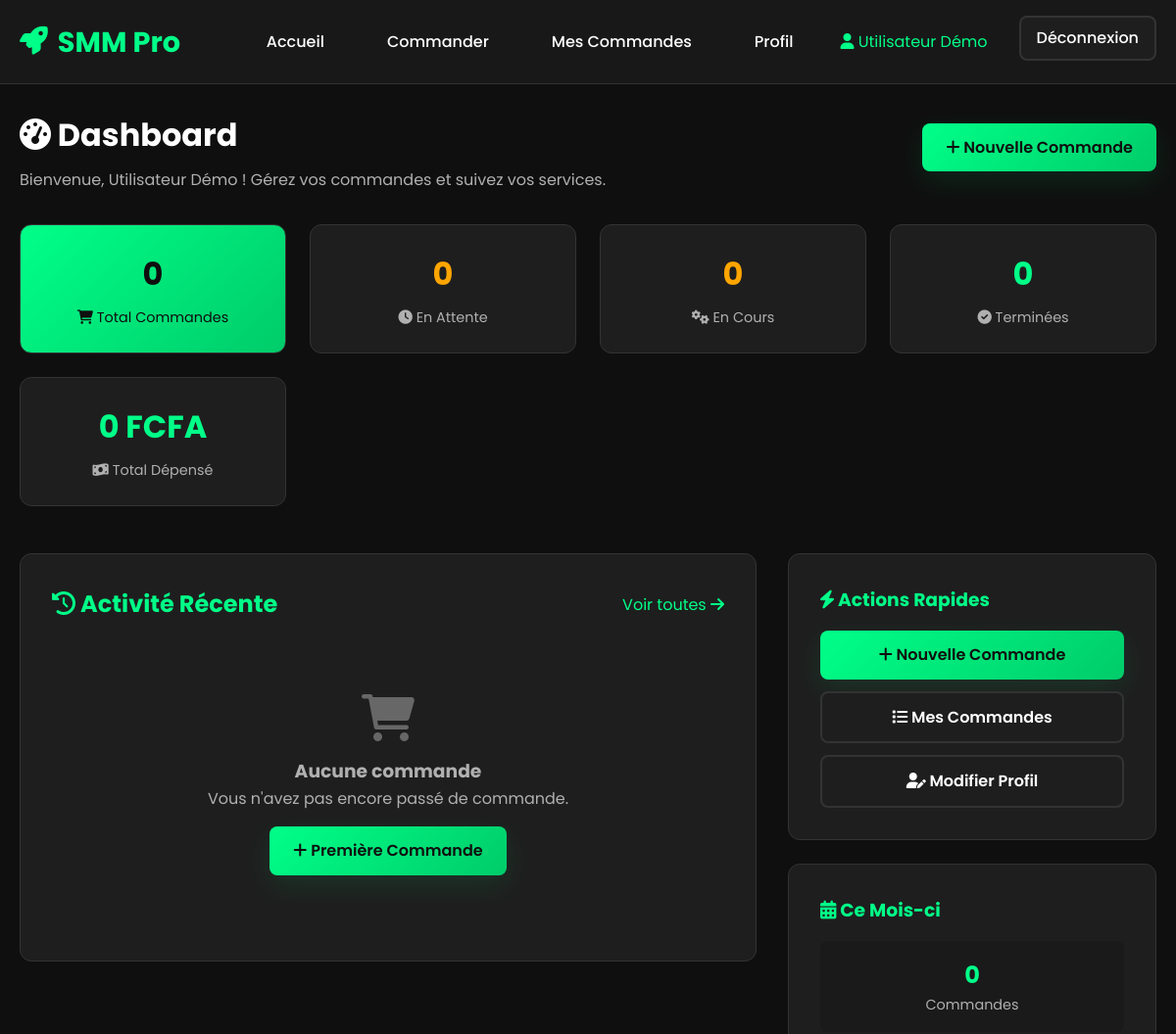
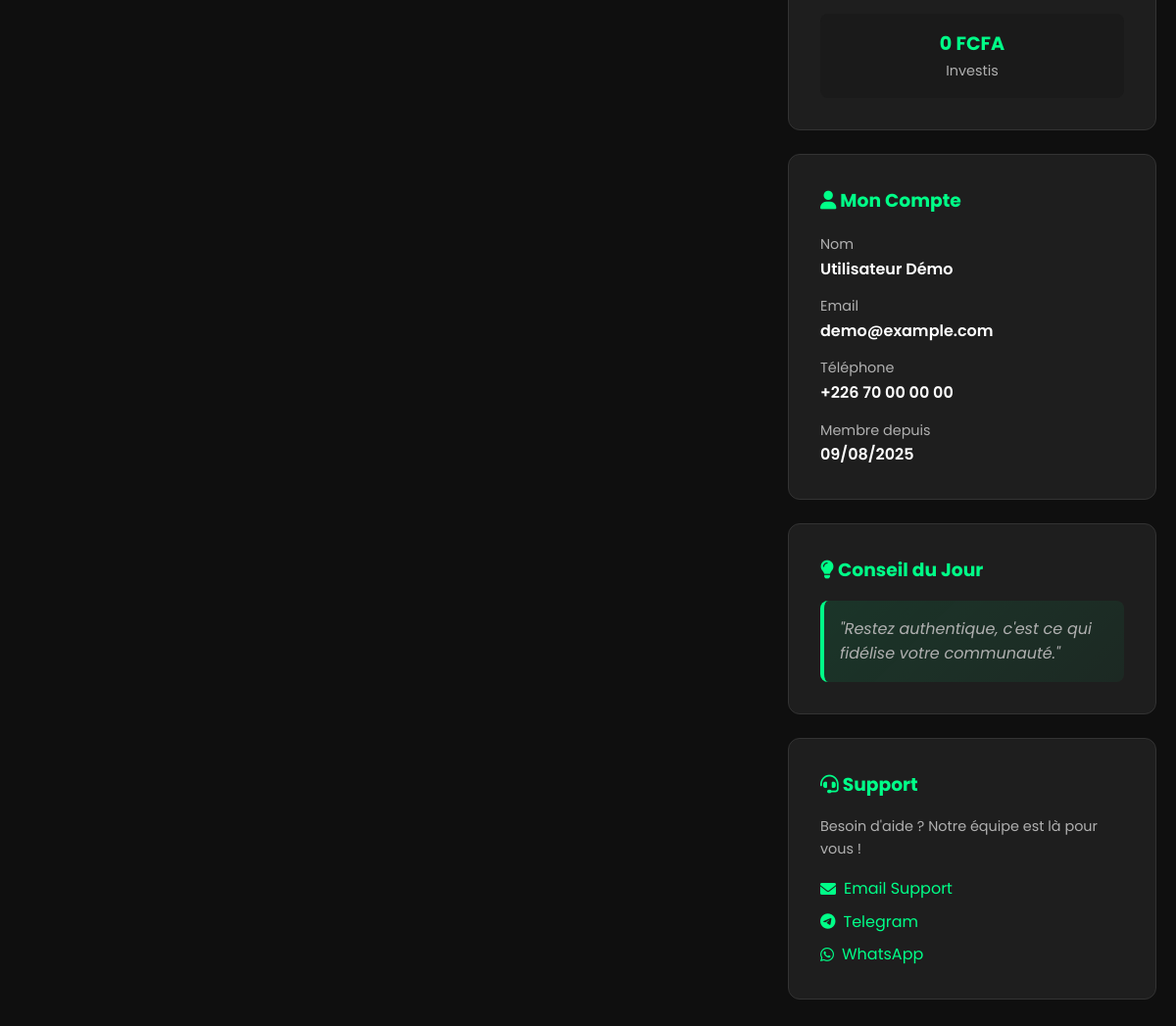
/dashboard.php (signed in), run on the app's committed database (2 pictures, top to bottom).
### tables this page shows
CREATE TABLE IF NOT EXISTS users (
    id INT AUTO_INCREMENT PRIMARY KEY,
    name VARCHAR(100) NOT NULL,
    email VARCHAR(150) UNIQUE NOT NULL,
    password VARCHAR(255) NOT NULL,
    phone VARCHAR(20),
    created_at TIMESTAMP DEFAULT CURRENT_TIMESTAMP,
    updated_at TIMESTAMP DEFAULT CURRENT_TIMESTAMP ON UPDATE CURRENT_TIMESTAMP
);

### includes/auth.php (called while the page is built, shortened)
<?php
require_once '/home/u634930929/domains/darkgoldenrod-turkey-940813.hostingersite.com/public_html/config/database.php';
class Auth {
    private $db;
    public function __construct() {
        $this->db = new Database();
    }
    public function isUserLoggedIn() {
        return isset($_SESSION['user_id']);
    }
    public function getCurrentUser() {
        if ($this->isUserLoggedIn()) {
            $sql = "SELECT * FROM users WHERE id = ?";
            return $this->db->fetch($sql, [$_SESSION['user_id']]);
        }
        return null;
    }
}
function formatPrice($price) {
    return number_format($price, 0, ',', ' ') . ' FCFA';
}
?>

### config/database.php (called while the page is built, shortened)
<?php
class Database {
    private $connection;
    public function __construct() {
        try {
            $this->connection = new PDO(
                "mysql:host=" . DB_HOST . ";dbname=" . DB_NAME . ";charset=utf8mb4",
                DB_USER,
                DB_PASS,
                [
                    PDO::ATTR_ERRMODE => PDO::ERRMODE_EXCEPTION,
                    PDO::ATTR_DEFAULT_FETCH_MODE => PDO::FETCH_ASSOC,
                    PDO::ATTR_EMULATE_PREPARES => false
                ]
            );
        } catch(PDOException $e) {
            die("Erreur de connexion à la base de données: " . $e->getMessage());
        }
    }
    public function query($sql, $params = []) {
        $stmt = $this->connection->prepare($sql);
        $stmt->execute($params);
        return $stmt;
    }
    public function fetch($sql, $params = []) {
        return $this->query($sql, $params)->fetch();
    }
}
?>

### dashboard.php (the view, shortened to what this page needs)
<?php
require_once 'includes/auth.php';
$auth = new Auth();
$auth->requireUserLogin();
$user = $auth->getCurrentUser();
$db = new Database();
$stats = [
    'total_orders' => $db->fetch("SELECT COUNT(*) as count FROM orders WHERE user_id = ?", [$user['id']])['count'],
    'pending_orders' => $db->fetch("SELECT COUNT(*) as count FROM orders WHERE user_id = ? AND status = 'pending'", [$user['id']])['count'],
    'processing_orders' => $db->fetch("SELECT COUNT(*) as count FROM orders WHERE user_id = ? AND status = 'processing'", [$user['id']])['count'],
    'completed_orders' => $db->fetch("SELECT COUNT(*) as count FROM orders WHERE user_id = ? AND status = 'completed'", [$user['id']])['count'],
    'cancelled_orders' => $db->fetch("SELECT COUNT(*) as count FROM orders WHERE user_id = ? AND status = 'cancelled'", [$user['id']])['count'],
    'total_spent' => $db->fetch("SELECT COALESCE(SUM(total_amount), 0) as total FROM orders WHERE user_id = ? AND status = 'completed'", [$user['id']])['total'],
    'total_pending_amount' => $db->fetch("SELECT COALESCE(SUM(total_amount), 0) as total FROM orders WHERE user_id = ? AND status IN ('pending', 'processing')", [$user['id']])['total'],
    'avg_order_value' => $db->fetch("SELECT COALESCE(AVG(total_amount), 0) as avg FROM orders WHERE user_id = ? AND status = 'completed'", [$user['id']])['avg']
];
$recent_orders = $db->fetchAll("
    SELECT o.*, s.name as service_name, s.price_per_unit, c.name as category_name, c.icon as category_icon,
           DATEDIFF(NOW(), o.created_at) as days_ago
    FROM orders o
    JOIN services s ON o.service_id = s.id
    JOIN categories c ON s.category_id = c.id
    WHERE o.user_id = ?
    ORDER BY o.created_at DESC
    LIMIT 8
", [$user['id']]);
?>
<!DOCTYPE html>
<html lang="fr">
<head>
    <link rel="stylesheet" href="assets/css/style.css">
    <link rel="stylesheet" href="assets/css/dashboard-enhanced.css">
    <link rel="stylesheet" href="https://cdnjs.cloudflare.com/ajax/libs/font-awesome/6.0.0/css/all.min.css">
</head>
<body>
    <nav class="navbar">
        <div class="container">
            <div class="nav-content">
                <a href="index.php" class="logo">
                    <i class="fas fa-rocket"></i>
                    <?php echo SITE_NAME; ?>
                </a>
                <ul class="nav-links" id="navLinks">
                    <li><a href="index.php">Accueil</a></li>
                    <li><a href="order.php">Commander</a></li>
                    <li><a href="orders.php">Mes Commandes</a></li>
                    <li><a href="profile.php">Profil</a></li>
                    <li>
                        <span style="color: var(--primary-color);">
                            <i class="fas fa-user"></i> <?php echo htmlspecialchars($user['name']); ?>
                        </span>
                    </li>
                    <li><a href="logout.php" class="btn btn-secondary">Déconnexion</a></li>
                </ul>
            </div>
        </div>
    </nav>
    <div class="dashboard">
        <div class="container">
            <div class="dashboard-header">
                <div>
                    <h1 style="color: var(--text-primary); margin-bottom: 0.5rem;">
                        <i class="fas fa-tachometer-alt"></i> Dashboard
                    </h1>
                    <p style="color: var(--text-secondary);">
                        Bienvenue, <?php echo htmlspecialchars($user['name']); ?> ! Gérez vos commandes et suivez vos services.
                    </p>
                </div>
                <div>
                    <a href="order.php" class="btn btn-primary">
                        <i class="fas fa-plus"></i> Nouvelle Commande
                    </a>
                </div>
            </div>
            <div class="dashboard-stats">
                <div class="stat-card" style="background: linear-gradient(135deg, var(--primary-color) 0%, var(--primary-dark) 100%);">
                    <div class="stat-number" style="color: var(--dark-bg);"><?php echo $stats['total_orders']; ?></div>
                    <div class="stat-label" style="color: var(--dark-bg);">
                        <i class="fas fa-shopping-cart"></i> Total Commandes
                    </div>
                </div>
                <div class="stat-card">
                    <div class="stat-number" style="color: var(--warning-color);"><?php echo $stats['pending_orders']; ?></div>
                    <div class="stat-label">
                        <i class="fas fa-clock"></i> En Attente
                    </div>
                </div>
                <div class="stat-card">
                    <div class="stat-number" style="color: var(--warning-color);"><?php echo $stats['processing_orders']; ?></div>
                    <div class="stat-label">
                        <i class="fas fa-cogs"></i> En Cours
                    </div>
                </div>
                <div class="stat-card">
                    <div class="stat-number" style="color: var(--success-color);"><?php echo $stats['completed_orders']; ?></div>
                    <div class="stat-label">
                        <i class="fas fa-check-circle"></i> Terminées
                    </div>
                </div>
                <div class="stat-card">
                    <div class="stat-number"><?php echo formatPrice($stats['total_spent']); ?></div>
                    <div class="stat-label">
                        <i class="fas fa-money-bill-wave"></i> Total Dépensé
                    </div>
                </div>
            </div>
            <div style="display: grid; grid-template-columns: 2fr 1fr; gap: 2rem; align-items: start;">
                <div>
                    <div class="card">
                        <div style="display: flex; justify-content: space-between; align-items: center; margin-bottom: 1.5rem;">
                            <h2 style="color: var(--primary-color);">
                                <i class="fas fa-history"></i> Activité Récente
                            </h2>
                            <a href="orders.php" style="color: var(--primary-color); text-decoration: none;">
                                Voir toutes <i class="fas fa-arrow-right"></i>
                            </a>
                        </div>
                        <?php if (empty($recent_orders)): ?>
                            <div style="text-align: center; padding: 3rem 1rem; color: var(--text-secondary);">
                                <i class="fas fa-shopping-cart" style="font-size: 3rem; margin-bottom: 1rem; opacity: 0.5;"></i>
                                <h3>Aucune commande</h3>
                                <p>Vous n'avez pas encore passé de commande.</p>
                                <a href="order.php" class="btn btn-primary" style="margin-top: 1rem;">
                                    <i class="fas fa-plus"></i> Première Commande
                                </a>
                            </div>
                        <?php endif; ?>
                    </div>
                </div>
                <div>
                    <div class="card" style="margin-bottom: 1.5rem;">
                        <h3 style="color: var(--primary-color); margin-bottom: 1rem;">
                            <i class="fas fa-bolt"></i> Actions Rapides
                        </h3>
                        <div style="display: grid; gap: 0.75rem;">
                            <a href="order.php" class="btn btn-primary" style="text-decoration: none;">
                                <i class="fas fa-plus"></i> Nouvelle Commande
                            </a>
                            <a href="orders.php" class="btn btn-secondary" style="text-decoration: none;">
                                <i class="fas fa-list"></i> Mes Commandes
                            </a>
                            <a href="profile.php" class="btn btn-secondary" style="text-decoration: none;">
                                <i class="fas fa-user-edit"></i> Modifier Profil
                            </a>
                        </div>
                    </div>
                    <div class="card" style="margin-bottom: 1.5rem;">
                        <h3 style="color: var(--primary-color); margin-bottom: 1rem;">
                            <i class="fas fa-calendar-alt"></i> Ce Mois-ci
                        </h3>
                        <?php
                        $current_month_stats = $db->fetch("
                            SELECT COUNT(*) as orders, COALESCE(SUM(total_amount), 0) as amount
                            FROM orders
                            WHERE user_id = ? AND MONTH(created_at) = MONTH(NOW()) AND YEAR(created_at) = YEAR(NOW())
                        ", [$user['id']]);
                        ?>
                        <div style="display: grid; gap: 1rem;">
                            <div style="text-align: center; padding: 1rem; background: var(--secondary-color); border-radius: 8px;">
                                <div style="font-size: 1.5rem; font-weight: 700; color: var(--primary-color);">
                                    <?php echo $current_month_stats['orders']; ?>
                                </div>
                                <div style="font-size: 0.9rem; color: var(--text-secondary);">Commandes</div>
                            </div>
                            <div style="text-align: center; padding: 1rem; background: var(--secondary-color); border-radius: 8px;">
                                <div style="font-size: 1.2rem; font-weight: 700; color: var(--primary-color);">
                                    <?php echo formatPrice($current_month_stats['amount']); ?>
                                </div>
                                <div style="font-size: 0.9rem; color: var(--text-secondary);">Investis</div>
                            </div>
                        </div>
                    </div>
                    <div class="card" style="margin-bottom: 1.5rem;">
                        <h3 style="color: var(--primary-color); margin-bottom: 1rem;">
                            <i class="fas fa-user"></i> Mon Compte
                        </h3>
                        <div style="display: grid; gap: 0.75rem;">
                            <div>
                                <label style="font-size: 0.9rem; color: var(--text-secondary);">Nom</label>
                                <div style="font-weight: 600;"><?php echo htmlspecialchars($user['name']); ?></div>
                            </div>
                            <div>
                                <label style="font-size: 0.9rem; color: var(--text-secondary);">Email</label>
                                <div style="font-weight: 600; word-break: break-all;"><?php echo htmlspecialchars($user['email']); ?></div>
                            </div>
                            <div>
                                <label style="font-size: 0.9rem; color: var(--text-secondary);">Téléphone</label>
                                <div style="font-weight: 600;"><?php echo htmlspecialchars($user['phone'] ?: 'Non renseigné'); ?></div>
                            </div>
                            <div>
                                <label style="font-size: 0.9rem; color: var(--text-secondary);">Membre depuis</label>
                                <div style="font-weight: 600;"><?php echo date('d/m/Y', strtotime($user['created_at'])); ?></div>
                            </div>
                        </div>
                    </div>
                    <div class="card">
                        <h3 style="color: var(--primary-color); margin-bottom: 1rem;">
                            <i class="fas fa-lightbulb"></i> Conseil du Jour
                        </h3>
                        <?php
                        $tips = [
                            "Publiez régulièrement pour maintenir l'engagement de votre audience.",
                            "Utilisez des hashtags pertinents pour augmenter votre visibilité.",
                            "Interagissez avec vos abonnés pour créer une communauté active.",
                            "Variez vos contenus : photos, vidéos, stories pour plus d'impact.",
                            "Analysez vos statistiques pour comprendre ce qui fonctionne le mieux.",
                            "Collaborez avec d'autres créateurs pour élargir votre audience.",
                            "Restez authentique, c'est ce qui fidélise votre communauté."
                        ];
                        $daily_tip = $tips[date('w')];
                        ?>
                        <div style="padding: 1rem; background: linear-gradient(135deg, rgba(0, 255, 136, 0.1) 0%, rgba(0, 255, 136, 0.05) 100%); border-radius: 8px; border-left: 4px solid var(--primary-color);">
                            <p style="margin: 0; color: var(--text-secondary); font-style: italic;">
                                "<?php echo $daily_tip; ?>"
                            </p>
                        </div>
                    </div>
                    <div class="card" style="margin-top: 1.5rem;">
                        <h3 style="color: var(--primary-color); margin-bottom: 1rem;">
                            <i class="fas fa-headset"></i> Support
                        </h3>
                        <p style="color: var(--text-secondary); margin-bottom: 1rem; font-size: 0.9rem;">
                            Besoin d'aide ? Notre équipe est là pour vous !
                        </p>
                        <div style="display: grid; gap: 0.5rem;">
                            <a href="#contact" style="color: var(--primary-color); text-decoration: none; display: flex; align-items: center; gap: 0.5rem;">
                                <i class="fas fa-envelope"></i> Email Support
                            </a>
                            <a href="#" style="color: var(--primary-color); text-decoration: none; display: flex; align-items: center; gap: 0.5rem;">
                                <i class="fab fa-telegram"></i> Telegram
                            </a>
                            <a href="#" style="color: var(--primary-color); text-decoration: none; display: flex; align-items: center; gap: 0.5rem;">
                                <i class="fab fa-whatsapp"></i> WhatsApp
                            </a>
                        </div>
                    </div>
                </div>
            </div>
        </div>
    </div>
</body>
</html>

### data on the page
users: name "Utilisateur Démo", email "demo@example.com", phone "+226 70 00 00 00", created_at "09/08/2025"

### other printed values
SITE_NAME "SMM Pro"
$stats['total_orders'] "0"
$stats['pending_orders'] "0"
$stats['processing_orders'] "0"
$stats['completed_orders'] "0"
formatPrice($stats['total_spent']) "0 FCFA"
$current_month_stats['orders'] "0"
formatPrice($current_month_stats['amount']) "0 FCFA"
